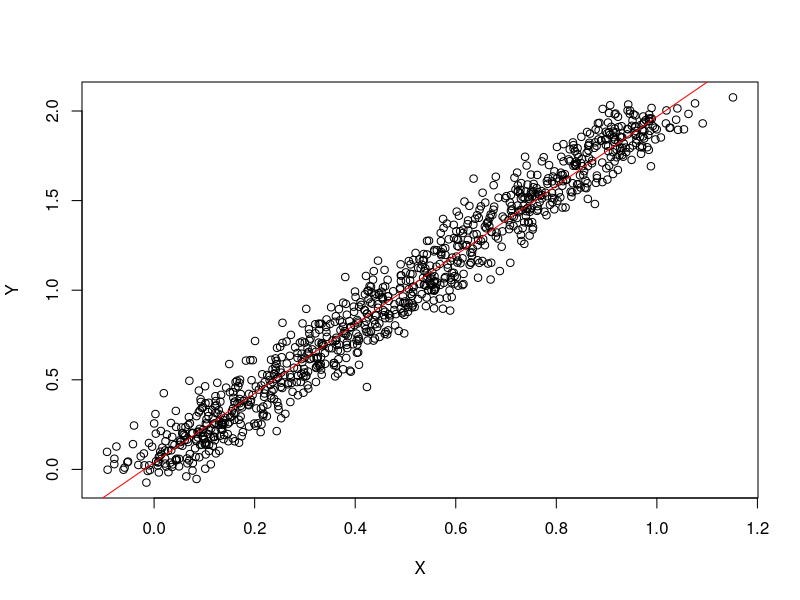
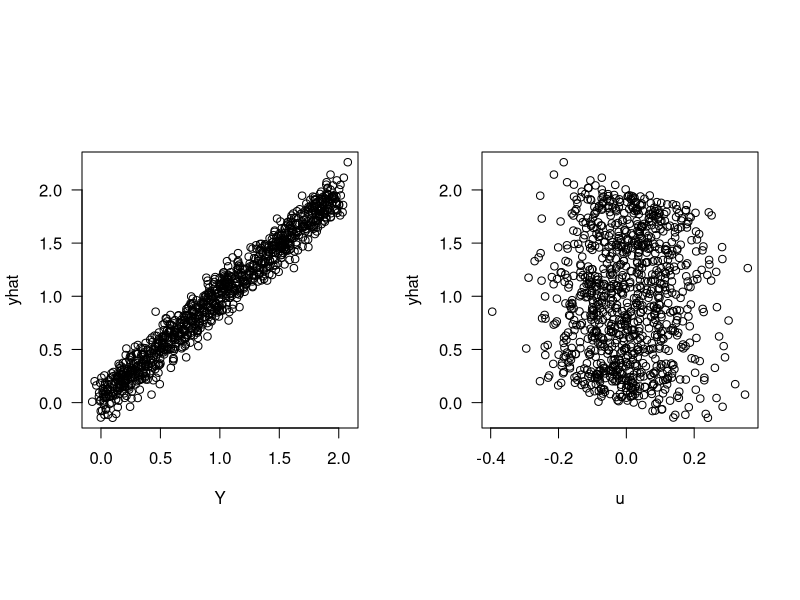

R code for these plots, in order:
## Linear regression example
set.seed(42)
x=runif(1000) # Exogenous variable x
y=2*x         # Outcome variable y

# Add some randomness
X=x+.1*rnorm(1000,0,.5)
Y=y+.1*rnorm(1000,0,.5)

# Fit model
m1<-lm(Y~X)
summary(m1)


# Plot regressions line
plot(X,Y)            # Plot the data
abline(m1,col="red") # Add the model

#plot(m1)


# Extract fitted values and residuals
yhat<-fitted(m1) 
u<-m1$residuals  # Extract residuals

par(mfrow=c(1,2),pty="s",las=1) # 'pty="s"' makes a square plot
plot(Y,yhat) 
plot(u,yhat) 

# Add a variable
set.seed(42)
Z=X+rnorm(1000,0,.5)

cor(X,Z)

m2<-lm(Y~X+Z)
summary(m2)
